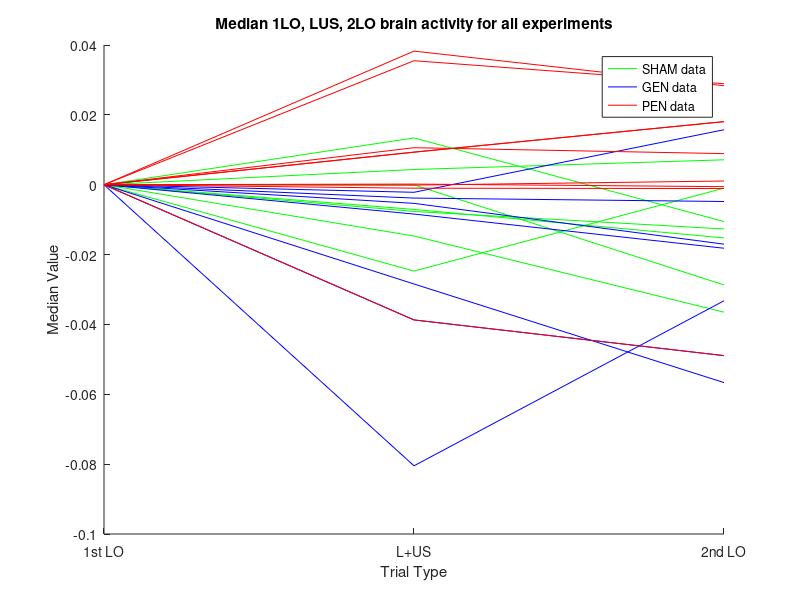
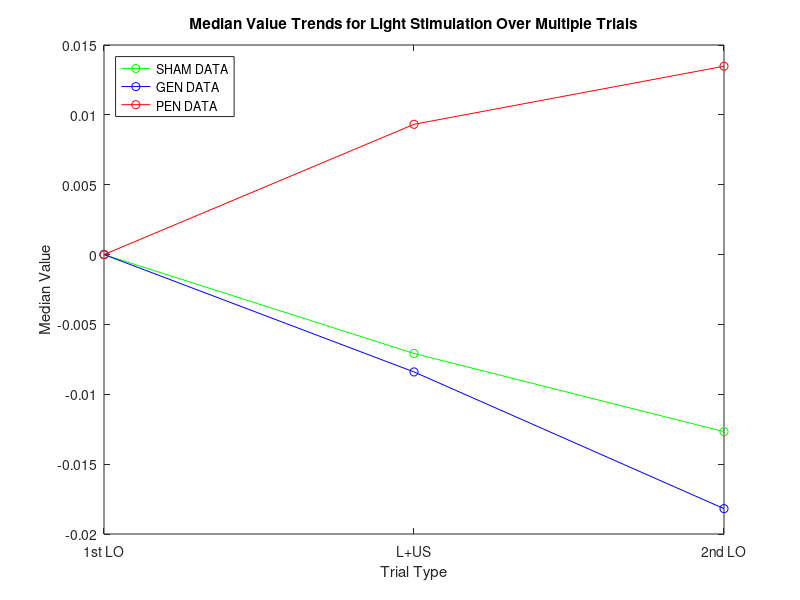

Write MATLAB code to recreate these figures, in order.

% median_SHAM
% median_GEN
% median_PEN 

% copied matrixes from commented median_x scripts to reduce running time 
SHAM_MATRIX = [0,0.00435600796752600,0.00713109228237704;0,-5.16885958017910e-05,-0.0286916774704259;0,0.0133954508844230,-0.0105393137953733;0,-0.0146888761776283,-0.0364842719945690;0,-0.00765067809909513,-0.0126725453785824;0,-0.0247286394644330,-0.000975316304337212;0,-0.00707821064911673,-0.0152301517258112];
GEN_MATRIX = [0,-0.00216903690829889,0.0157401784885035;0,-0.00533501284119886,-0.0170182170965821;0,-0.0284201249582408,-0.0566498478936813;0,-0.00382477957074176,-0.00480633475035593;0,-0.0804744010195484,-0.0332240621483618;0,-0.00839983815283812,-0.0181853465935874;0,-0.0387101708843783,-0.0489317590083913];
PEN_MATRIX = [0,0.00932355090704318,0.0180555755962342;0,0.0355006379032983,0.0289117712082711;0,0.0105964449704316,0.00890424974541322;0,0.0382527652138474,0.0283285886886979;0,0.00932355090704318,0.0180555755962342;0,-0.000996088743718843,-0.00109136275373061;0,-0.000107093776822434,0.00106106540426960;0,0.000180722336327257,-0.000554426228727898];

% concatenating the matrixes from median_x scripts
MATRIX = [SHAM_MATRIX; GEN_MATRIX; PEN_MATRIX] ;
% SHAM = 7 rows 
% GEN = 7 rows
% PEN = 8 rows 

%% all dates PLOTTING 
figure(1) 
hold on 
% SHAM plotting
for q = 1:7 
    row = MATRIX(q,:) ;
    p1 = plot(1:3, MATRIX(q, :), 'g', 'DisplayName','SHAM data') ;
end 
% GEN plotting 
for q = 8:14
    row = MATRIX(q,:) ;
    p2 = plot(1:3, MATRIX(q, :), 'b', 'DisplayName','GEN data') ;
end 
% PEN plotting 
for q = 14:22
    row = MATRIX(q,:) ;
    p3 = plot(1:3, MATRIX(q, :), 'r', 'DisplayName','PEN data') ;
end
legend([p1 p2 p3],{'SHAM data','GEN data', 'PEN data'})
xlabel('Trial Type'), ylabel('Median Value')
title('Median 1LO, LUS, 2LO brain activity for all experiments')
set(gca,'XTick',[1 2 3] );
% set(gca,'XTickLabel',['1st LO', 'L+US' ,'2nd LO'] );
xticklabels({'1st LO','L+US','2nd LO'});
hold off 

%% setting up cohort medians 

% some more efficient loop in progress 
% for q = 1:3
%     for p = 1:7 
%         x = MATRIX(p, q)

% SHAM MEDIANS 
SHAM_1LO = [];
for q = 1:7
    SHAM_1LO = [SHAM_1LO MATRIX(q, 1)] ;
end 
SHAM_1LO_median = median(SHAM_1LO) ;

SHAM_LUS = [];
for q = 1:7
    SHAM_LUS = [SHAM_LUS MATRIX(q, 2)] ;
end 
SHAM_LUS_median = median(SHAM_LUS) ;

SHAM_2LO = [];
for q = 1:7
    SHAM_2LO = [SHAM_2LO MATRIX(q, 3)] ;
end 
SHAM_2LO_median = median(SHAM_2LO) ;

% GEN MEDIANS 

GEN_1LO = [];
for q = 8:14
    GEN_1LO = [GEN_1LO MATRIX(q, 1)] ;
end 
GEN_1LO_median = median(GEN_1LO) ;

GEN_LUS = [];
for q = 8:14
    GEN_LUS = [GEN_LUS MATRIX(q, 2)] ;
end 
GEN_LUS_median = median(GEN_LUS) ;

GEN_2LO = [];
for q = 8:14
    GEN_2LO = [GEN_2LO MATRIX(q, 3)] ;
end 
GEN_2LO_median = median(GEN_2LO) ;

% PEN MEDIANS 

PEN_1LO = [];
for q = 15:22
    PEN_1LO = [PEN_1LO MATRIX(q, 1)] ;
end 
PEN_1LO_median = median(PEN_1LO) ;

PEN_LUS = [];
for q = 15:22
    PEN_LUS = [PEN_LUS MATRIX(q, 2)] ;
end 
PEN_LUS_median = median(PEN_LUS) ;

PEN_2LO = [];
for q = 15:22
    PEN_2LO = [PEN_2LO MATRIX(q, 3)] ;
end 
PEN_2LO_median = median(PEN_2LO) ;

%% plotting cohort medians 
figure(2) 
SHAMY_median = [SHAM_1LO_median SHAM_LUS_median SHAM_2LO_median] ;
q1 = plot(1:3, SHAMY_median, 'o-g', 'DisplayName', 'SHAM data') ;
hold on 

GENY_median = [GEN_1LO_median GEN_LUS_median GEN_2LO_median] ;
q2 = plot(1:3, GENY_median, 'o-b', 'DisplayName', 'GEN data') ;
hold on 

PENY_median = [PEN_1LO_median PEN_LUS_median PEN_2LO_median] ;
q3 = plot(1:3, PENY_median, 'o-r', 'DisplayName', 'PEN data') ;

legend([q1 q2 q3], 'SHAM DATA','GEN DATA','PEN DATA','Location','NorthWest')
xlabel('Trial Type'), ylabel('Median Value')
title('Median Value Trends for Light Stimulation Over Multiple Trials')
set(gca,'XTick',[1 2 3] );
% set(gca,'XTickLabel',['1st LO', 'L+US' ,'2nd LO'] );
xticklabels({'1st LO','L+US','2nd LO'});